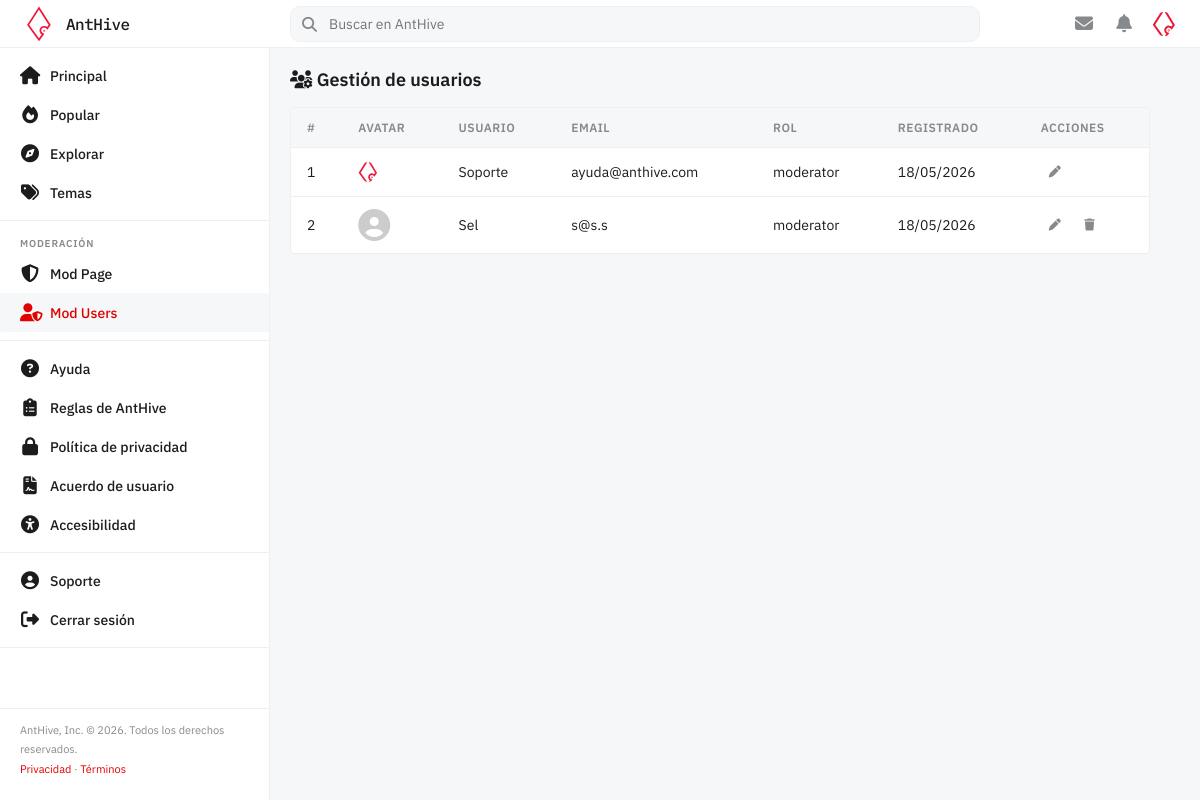
Page /pages/modusers.php (signed in) on the committed database.
### tables this page shows
CREATE TABLE IF NOT EXISTS `user` (
    `id`              BIGINT       NOT NULL AUTO_INCREMENT,
    `email`           VARCHAR(255) NOT NULL UNIQUE,
    `username`        VARCHAR(100) NOT NULL UNIQUE,
    `password`        VARCHAR(255) NOT NULL,
    `avatar`          VARCHAR(255) NULL,
    `date_registered` DATETIME     NOT NULL DEFAULT CURRENT_TIMESTAMP,
    PRIMARY KEY (`id`)
);

### src/config/database.php (called while the page is built)
<?php
function getDB(): PDO {
    $host = $_ENV['DB_HOST'] ?? 'mysql';
    $port = $_ENV['DB_PORT'] ?? '3306';
    $name = $_ENV['DB_NAME'] ?? 'AntNetDDBB';
    $user = $_ENV['DB_USER'] ?? 'user';
    $pass = $_ENV['DB_PASS'] ?? 'pass';
    $dsn = "mysql:host=$host;port=$port;dbname=$name;charset=utf8mb4";
    try {
        $pdo = new PDO($dsn, $user, $pass, [
            PDO::ATTR_ERRMODE            => PDO::ERRMODE_EXCEPTION,
            PDO::ATTR_DEFAULT_FETCH_MODE => PDO::FETCH_ASSOC,
            PDO::ATTR_EMULATE_PREPARES   => false,
        ]);
        $pdo->exec("SET time_zone = '+02:00'");
        return $pdo;
    } catch (PDOException $e) {
        error_log($e->getMessage());
        die('Error de conexión a la base de datos.');
    }
}

### src/models/User.php (called while the page is built, shortened)
<?php
require_once __DIR__ . '/../config/database.php';
class User
{
    private PDO $db;
    public function __construct()
    {
        $this->db = getDB();
    }
    public function getAll(): array
    {
        $stmt = $this->db->prepare(
            'SELECT u.*, GROUP_CONCAT(r.role_name SEPARATOR ", ") as roles_names
             FROM `user` u
             LEFT JOIN user_has_role uhr ON u.id = uhr.id_user
             LEFT JOIN role r ON uhr.id_role = r.id
             GROUP BY u.id
             ORDER BY u.id ASC'
        );
        $stmt->execute();
        return $stmt->fetchAll();
    }
}

### src/pages/modusers.php (the view, shortened to what this page needs)
<?php
require_once __DIR__ . '/../models/User.php';
$userModel = new User();
$users = $userModel->getAll();
$activePage = 'modusers';
require_once __DIR__ . '/../includes/header.php';
?>
<div class="layout">
    <?php require_once __DIR__ . '/../includes/sidebar.php'; ?>
    <main class="site-main">
        <h1 class="form-card__title" style="margin-bottom:16px">
            <i class="fa-solid fa-users-gear"></i> Gestión de usuarios
        </h1>
        <div class="mod-table-wrapper">
            <table class="mod-table">
                <thead>
                    <tr>
                        <th>#</th>
                        <th>Avatar</th>
                        <th>Usuario</th>
                        <th>Email</th>
                        <th>Rol</th>
                        <th>Registrado</th>
                        <th>Acciones</th>
                    </tr>
                </thead>
                <tbody>
                    <?php foreach ($users as $u): ?>
                    <tr id="row-<?= $u['id'] ?>">
                        <td><?= $u['id'] ?></td>
                        <td>
                            <?php if (!empty($u['avatar'])): ?>
                                <img src="<?= htmlspecialchars($u['avatar']) ?>" class="meta-avatar" alt="">
                            <?php else: ?>
                                <i class="fa-solid fa-circle-user meta-avatar-icon" style="font-size:32px; color:var(--text-muted, #ccc);"></i>
                            <?php endif; ?>
                        </td>
                        <td><?= htmlspecialchars($u['username']) ?></td>
                        <td><?= htmlspecialchars($u['email']) ?></td>
                        <td><?= htmlspecialchars($u['roles_names'] ?: 'sin rol') ?></td>
                        <td><?= date('d/m/Y', strtotime($u['date_registered'])) ?></td>
                        <td>
                            <button class="action-btn js-edit-user"
                                    data-id="<?= $u['id'] ?>"
                                    data-username="<?= htmlspecialchars($u['username']) ?>"
                                    data-email="<?= htmlspecialchars($u['email']) ?>"
                                    data-role="<?= $u['id_role'] ?? 1 ?>">
                                <i class="fa-solid fa-pen"></i>
                            </button>
                            <?php if ($u['id'] !== $_SESSION['user_id']): ?>
                            <button class="action-btn js-delete-user" data-id="<?= $u['id'] ?>" data-username="<?= htmlspecialchars($u['username']) ?>">
                                <i class="fa-solid fa-trash"></i>
                            </button>
                            <?php endif; ?>
                        </td>
                    </tr>
                    <?php endforeach; ?>
                </tbody>
            </table>
        </div>
    </main>
</div>
<?php require_once __DIR__ . '/../includes/footer.php'; ?>

### src/includes/header.php (shortened to what this page needs)
<!DOCTYPE html>
<html lang="es">
<head>
    <link rel="stylesheet" href="https://cdnjs.cloudflare.com/ajax/libs/font-awesome/6.5.0/css/all.min.css">
    <link rel="stylesheet" href="/assets/css/style.css">
</head>
<body>
    <header class="site-header">
        <a href="/index.php" class="header-logo">
            <img src="/assets/img/logos/logo plain weight.svg" alt="AntHive logo"
                onerror="this.style.display='none'">
            <span>AntHive</span>
        </a>
        <div class="header-search">
            <span class="search-icon"><i class="fa-solid fa-magnifying-glass"></i></span>
            <input type="text" placeholder="Buscar en AntHive" id="searchInput">
        </div>
        <div class="header-actions">
            <?php if (isset($_SESSION['user_id'])): ?>
                <a href="/pages/messages.php" class="icon-btn" title="Mensajes">
                    <i class="fa-solid fa-envelope"></i>
                </a>
                <a href="/pages/notifications.php" class="icon-btn" title="Notificaciones" style="position:relative">
                    <i class="fa-solid fa-bell"></i>
                </a>
                <a href="/pages/profile.php" class="icon-btn" title="Mi perfil">
                    <?php if (!empty($_SESSION['avatar'])): ?>
                        <img src="<?= htmlspecialchars($_SESSION['avatar']) ?>" class="meta-avatar" alt="" style="width:24px; height:24px; border-radius:50%; object-fit:cover;">
                    <?php else: ?>
                        <i class="fa-solid fa-circle-user"></i>
                    <?php endif; ?>
                </a>
            <?php else: ?>
                <a href="/pages/login.php" class="btn-outline">Iniciar sesión</a>
                <a href="/pages/register.php" class="btn-primary">Registrarse</a>
            <?php endif; ?>
        </div>
    </header>

### src/includes/sidebar.php
<?php
$activePage = $activePage ?? 'home';
?>
<aside class="site-sidebar">
    <div class="nav-section">
        <a href="/index.php" class="nav-item <?= $activePage === 'home' ? 'active' : '' ?>">
            <span class="nav-icon"><i class="fa-solid fa-house"></i></span> Principal
        </a>
        <a href="/pages/popular.php" class="nav-item <?= $activePage === 'popular' ? 'active' : '' ?>">
            <span class="nav-icon"><i class="fa-solid fa-fire"></i></span> Popular
        </a>
        <a href="/pages/explore.php" class="nav-item <?= $activePage === 'explore' ? 'active' : '' ?>">
            <span class="nav-icon"><i class="fa-solid fa-compass"></i></span> Explorar
        </a>
        <a href="/pages/themes.php" class="nav-item <?= $activePage === 'themes' ? 'active' : '' ?>">
            <span class="nav-icon"><i class="fa-solid fa-tags"></i></span> Temas
        </a>
    </div>
    <?php if (isset($_SESSION['role']) && $_SESSION['role'] === 'moderator'): ?>
        <div class="nav-section">
            <div class="nav-label">Moderación</div>
            <a href="/pages/modpage.php" class="nav-item <?= $activePage === 'modpage' ? 'active' : '' ?>">
                <span class="nav-icon"><i class="fa-solid fa-shield-halved"></i></span> Mod Page
            </a>
            <a href="/pages/modusers.php" class="nav-item <?= $activePage === 'modusers' ? 'active' : '' ?>">
                <span class="nav-icon"><i class="fa-solid fa-user-shield"></i></span> Mod Users
            </a>
        </div>
    <?php endif; ?>
    <div class="nav-section">
        <a href="/pages/help.php" class="nav-item <?= $activePage === 'help' ? 'active' : '' ?>">
            <span class="nav-icon"><i class="fa-solid fa-circle-question"></i></span> Ayuda
        </a>
        <a href="/pages/rules.php" class="nav-item <?= $activePage === 'rules' ? 'active' : '' ?>">
            <span class="nav-icon"><i class="fa-solid fa-clipboard-list"></i></span> Reglas de AntHive
        </a>
        <a href="/pages/privacy.php" class="nav-item <?= $activePage === 'privacy' ? 'active' : '' ?>">
            <span class="nav-icon"><i class="fa-solid fa-lock"></i></span> Política de privacidad
        </a>
        <a href="/pages/terms.php" class="nav-item <?= $activePage === 'terms' ? 'active' : '' ?>">
            <span class="nav-icon"><i class="fa-solid fa-file-contract"></i></span> Acuerdo de usuario
        </a>
        <a href="/pages/accessibility.php" class="nav-item <?= $activePage === 'accessibility' ? 'active' : '' ?>">
            <span class="nav-icon"><i class="fa-solid fa-universal-access"></i></span> Accesibilidad
        </a>
    </div>
    <?php if (isset($_SESSION['user_id'])): ?>
        <div class="nav-section">
            <a href="/pages/profile.php" class="nav-item <?= $activePage === 'profile' ? 'active' : '' ?>">
                <span class="nav-icon"><i class="fa-solid fa-circle-user"></i></span> <?= htmlspecialchars($_SESSION['username']) ?>
            </a>
            <a id="logoutBtn" href="/pages/logout.php" class="nav-item nav-item--danger">
                <span class="nav-icon"><i class="fa-solid fa-right-from-bracket"></i></span> Cerrar sesión
            </a>
        </div>
    <?php endif; ?>
    <div class="sidebar-footer">
        AntHive, Inc. &copy; <?= date('Y') ?>. Todos los derechos reservados.<br>
        <a href="/pages/privacy.php">Privacidad</a> &middot;
        <a href="/pages/terms.php">Términos</a>
    </div>
</aside>

### src/includes/footer.php (shortened to what this page needs)
</body>
</html>

### src/assets/css/style.css (style rules this page uses)
:root { --primary: #e20000; --bg: #f6f7f8; --surface: #ffffff; --sidebar-bg: #ffffff; --border: #edeff1; --text: #1c1c1c; --muted: #878a8c; --hover-bg: #f6f7f8; --header-bg: #ffffff; --header-h: 48px; --sidebar-w: 270px; }
* { box-sizing: border-box; margin: 0; padding: 0; }
body { font-family: 'IBM Plex Sans', sans-serif; background-color: var(--bg); color: var(--text); font-size: 14px; }
a { text-decoration: none; color: var(--primary); transition: all 0.3 ease; }
header { position: fixed; top: 0; left: 0; right: 0; height: var(--header-h); background: var(--header-bg); border-bottom: 1px solid var(--border); display: flex; align-items: center; padding: 20px; z-index: 100; }
.header-logo { display: flex; align-items: center; gap: 8px; min-width: 180px; color: var(--text); min-width: var(--sidebar-w); }
.header-logo img { width: 38px; height: 38px; object-fit: contain; }
.header-logo span { font-family: 'IBM Plex Mono', monospace; font-size: 16px; font-weight: 500; color: var(--text); letter-spacing: -0.5px; }
.header-search { flex: 1; max-width: 690px; position: relative; }
.header-search input { width: 100%; padding: 8px 16px 8px 38px; border: 1px solid var(--border); border-radius: 10px; background: var(--bg); font-size: 14px; font-family: inherit; color: var(--text); outline: none; transition: border-color .2s, background .2s; flex-grow: 1; }
.header-search .search-icon { position: absolute; left: 12px; top: 50%; transform: translateY(-50%); color: var(--muted); font-size: 15px; pointer-events: none; }
.header-actions { display: flex; align-items: center; gap: 8px; margin-left: auto; }
.icon-btn { width: 32px; height: 32px; border-radius: 50%; border: none; background: transparent; cursor: pointer; display: flex; align-items: center; justify-content: center; color: var(--muted); font-size: 18px; transition: background .15s; }
.layout { display: flex; margin-top: var(--header-h); min-height: calc(100vh - var(--header-h)); }
aside { width: var(--sidebar-w); background: var(--sidebar-bg); border-right: 1px solid var(--border); position: fixed; top: var(--header-h); bottom: 0; overflow-y: auto; padding: 8px 0; display: flex; flex-direction: column; }
.nav-section { padding: 0 0 8px 0; border-bottom: 1px solid var(--border); margin-bottom: 8px; }
.nav-label { font-size: 10px; font-weight: 600; text-transform: uppercase; letter-spacing: .8px; color: var(--muted); padding: 8px 20px 4px; }
.nav-item { display: flex; align-items: center; gap: 10px; padding: 8px 20px; color: var(--text); font-size: 14px; font-weight: 500; border-radius: 2px; transition: background .12s; cursor: pointer; }
.nav-item.active { background: var(--hover-bg); color: var(--primary); }
.nav-item .nav-icon { font-size: 18px; width: 20px; text-align: center; flex-shrink: 0; }
.sidebar-footer { margin-top: auto; padding: 12px 20px; font-size: 11px; color: var(--muted); line-height: 1.8; border-top: 1px solid var(--border); }
main { margin-left: var(--sidebar-w); flex: 1; padding: 20px 50px 20px 20px; }
.action-btn { display: flex; align-items: center; gap: 5px; border: none; background: transparent; padding: 6px 8px; border-radius: 2px; cursor: pointer; font-size: 12px; font-weight: 700; color: var(--muted); font-family: inherit; transition: background .12s, color .12s; }
.meta-avatar { width: 20px; height: 20px; border-radius: 50%; object-fit: cover; vertical-align: middle; }
.meta-avatar-icon { font-size: 20px; color: var(--muted); vertical-align: middle; }
.form-card__title { font-size: 18px; font-weight: 600; }
.mod-table-wrapper { background: var(--surface); border: 1px solid var(--border); border-radius: 4px; overflow-x: auto; margin-bottom: 20px; }
.mod-table { width: 100%; border-collapse: collapse; text-align: left; }
.mod-table th, .mod-table td { padding: 12px 16px; border-bottom: 1px solid var(--border); color: var(--text); font-size: 14px; vertical-align: middle; }
.mod-table th { background: var(--bg); font-weight: 600; color: var(--muted); text-transform: uppercase; font-size: 12px; letter-spacing: 0.5px; }
.mod-table tbody tr:last-child td { border-bottom: none; }
.mod-table td .action-btn { display: inline-flex; margin-right: 4px; }

### rows in the picture
user: id "1", avatar (picture), username "Soporte", email "ayuda@anthive.com", roles_names "moderator", date_registered "18/05/2026"
user: id "2", username "Sel", email "s@s.s", roles_names "moderator", date_registered "18/05/2026"

### other values in the picture
$_SESSION['username'] "Soporte"
